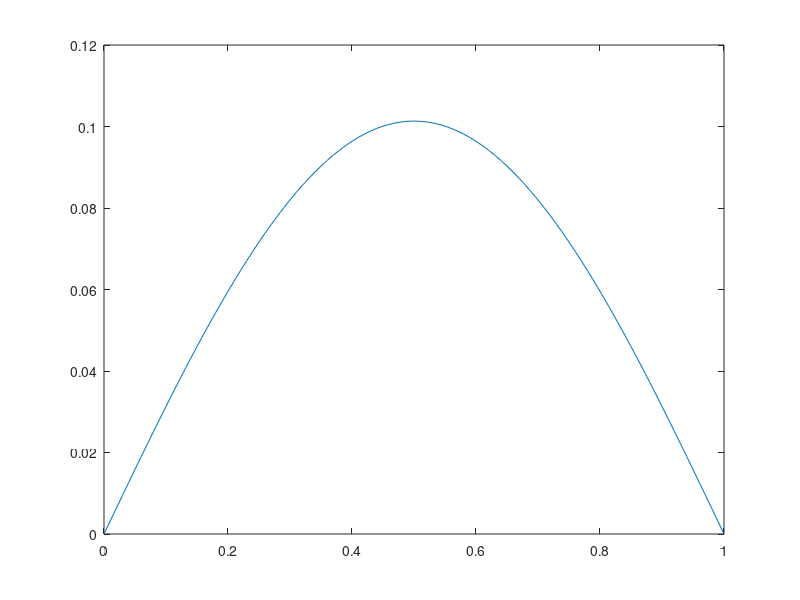

MATLAB code to generate this figure: (Note: this script raises an error after producing the figure.)
x = linspace(0,1,101);
x = x';
y = [
0.
0.00318284
0.00636253
0.00953595
0.0127
0.0158514
0.0189873
0.0221044
0.0251996
0.02827
0.0313125
0.0343242
0.0373019
0.0402428
0.043144
0.0460026
0.0488159
0.0515809
0.0542951
0.0569556
0.05956
0.0621056
0.0645899
0.0670104
0.0693648
0.0716508
0.073866
0.0760084
0.0780757
0.080066
0.0819773
0.0838077
0.0855553
0.0872186
0.0887957
0.0902853
0.0916857
0.0929956
0.0942138
0.095339
0.0963701
0.0973061
0.0981461
0.0988892
0.0995347
0.100082
0.100531
0.10088
0.10113
0.10128
0.10133
0.10128
0.10113
0.10088
0.100531
0.100082
0.0995347
0.0988892
0.0981461
0.0973061
0.0963701
0.095339
0.0942138
0.0929956
0.0916857
0.0902853
0.0887957
0.0872186
0.0855553
0.0838077
0.0819773
0.080066
0.0780757
0.0760084
0.073866
0.0716508
0.0693648
0.0670104
0.0645899
0.0621056
0.05956
0.0569556
0.0542951
0.0515809
0.0488159
0.0460026
0.043144
0.0402428
0.0373019
0.0343242
0.0313125
0.02827
0.0251996
0.0221044
0.0189873
0.0158514
0.0127
0.00953595
0.00636253
0.00318284
0.
];
y1=[
    0.
0.00379567
0.00700064
0.0101962
0.0133792
0.0165466
0.0196952
0.022822
0.025924
0.0289981
0.0320412
0.0350505
0.038023
0.0409558
0.0438459
0.0466907
0.0494873
0.052233
0.0549251
0.0575611
0.0601382
0.062654
0.0651061
0.0674921
0.0698096
0.0720564
0.0742303
0.0763292
0.0783511
0.0802939
0.0821558
0.083935
0.0856298
0.0872385
0.0887596
0.0901916
0.0915331
0.0927828
0.0939396
0.0950022
0.0959698
0.0968413
0.097616
0.098293
0.0988719
0.0993519
0.0997328
0.100014
0.100196
0.100277
0.100259
0.10014
0.0999221
0.0996044
0.0991874
0.0986716
0.0980577
0.0973461
0.0965377
0.0956333
0.0946337
0.0935401
0.0923534
0.0910751
0.0897062
0.0882482
0.0867026
0.0850709
0.0833548
0.081556
0.0796762
0.0777175
0.0756817
0.0735709
0.0713872
0.0691328
0.0668099
0.0644209
0.0619682
0.0594542
0.0568814
0.0542524
0.0515698
0.0488362
0.0460546
0.0432275
0.0403578
0.0374485
0.0345023
0.0315222
0.0285113
0.0254724
0.0224087
0.0193231
0.0162189
0.013099
0.0099665
0.00682464
0.0036765
0.
];
plot(x,y);
hold on;
% plot(x,y1);
exdata(:,1) = x;
exdata(:,2) = y;

% imdata(:,1) = x;
% imdata(:,2) = y1;
writematrix(exdata,'explicit_CFL0.4.dat');
% writematrix(imdata,'implicit.dat');